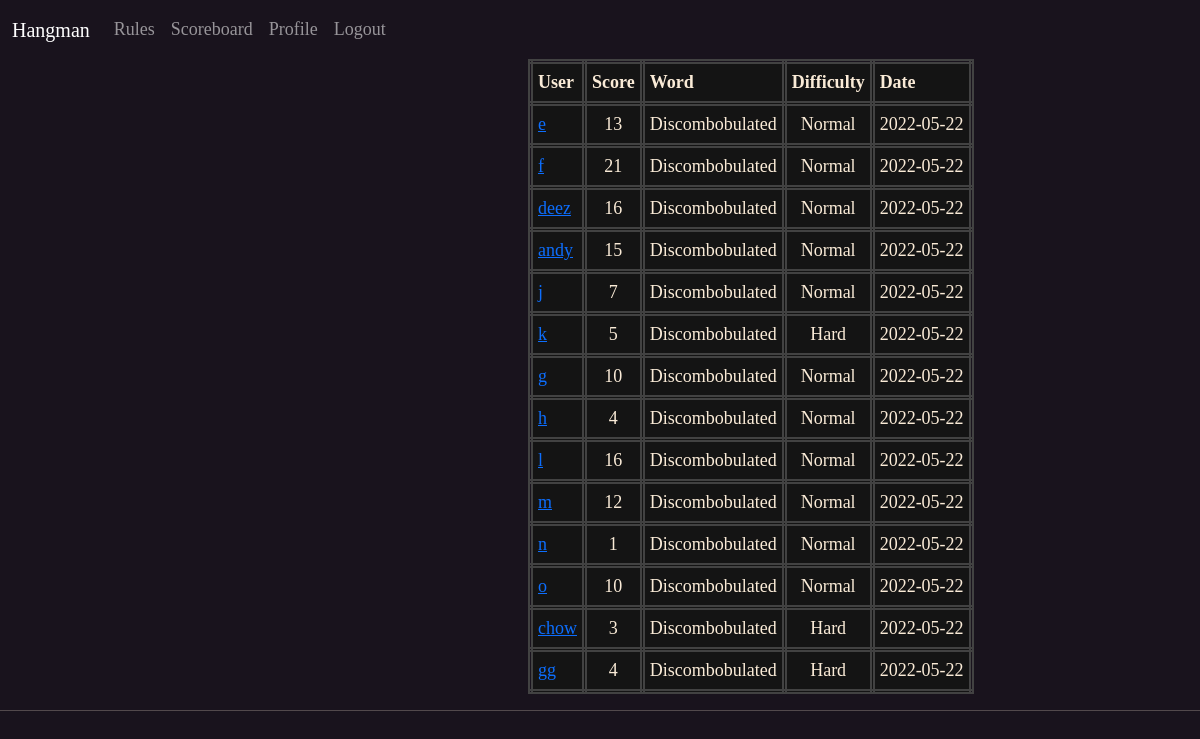
Page /scoreboard (signed in) on the committed database.
### app/models.py (models this page shows, shortened)
class Words(db.Model):
    id = db.Column(db.Integer, primary_key=True)
    word = db.Column(db.String(60), index=True, unique=True)
    definition = db.Column(db.String(60), index=True, unique=True)

class Scores(db.Model):
    id = db.Column(db.Integer, primary_key=True)
    number_of_guesses = db.Column(db.Integer)
    recorded = db.Column(db.Date, index=True, default=date.today())
    difficulty = db.Column(db.String(10))
    user_id = db.Column(db.Integer, db.ForeignKey('user.id'), nullable=False)
    word_id = db.Column(db.Integer, db.ForeignKey('words.id'), nullable=False)

class User(UserMixin, db.Model):
    id = db.Column(db.Integer, primary_key=True)
    email = db.Column(db.String(60), index=True, unique=True)
    username = db.Column(db.String(60), index=True, unique=True)
    password_hash = db.Column(db.String(128))
    last_seen = db.Column(db.DateTime, default=datetime.utcnow())

### app/routes.py (the view)
@app.route('/scoreboard', methods=['GET', 'POST'])
@login_required
def scoreboard():
    if len(Scores.query.filter_by(user_id=current_user.id, word_id=wordID).all()) == 0:
        return redirect(url_for('notAnswered'))
    player_scores = []
    for score in Scores.query.all():
        player_scores.append([User.query.get(score.user_id).username, score.number_of_guesses,
                              Words.query.get(
                                  score.word_id).word, score.difficulty,
                              score.recorded])
    return render_template('scoreboard.html', user_score=player_scores)

### app/models.py (called while the page is built)
@login.user_loader
def load_user(id):
    return User.query.get(int(id))

### app/routes.py (called while the page is built)
@app.before_request
def before_request():
    if current_user.is_authenticated:
        current_user.last_seen = datetime.utcnow()
        db.session.commit()

### app/templates/scoreboard.html
{% extends 'base.html'%}
{% block content %}
<table style="position: relative; left: 44%;">
    <tr>
        <th class="scores">User </th>
        <th class="scores">Score</th>
        <th class="scores">Word</th>
        <th class="scores">Difficulty</th>
        <th class="scores">Date</th>
    </tr>
    {% for item, item2, item3, item4, item5 in user_score %}
    <tr>
        <td class="scores" ><a href="/user/{{ item }}">{{ item }}</a></td>
        <td class="scores" style="text-align: center;">{{ item2 }}</td>
        <td class="scores" style="text-align: center;">{{ item3 }}</td>
        <td class="scores" style="text-align: center;">{{ item4 }}</td>
        <td class="scores" style="text-align: center;">{{ item5 }}</td>
    </tr>
    {% endfor %}
</table>
{% endblock %}

### app/static/Hangman.css (style rules this page uses)
body { background-color: rgb(25, 19, 29); color: antiquewhite; font-family: cursive, Garamond, serif; font-size: large; }
.scores { border: 5px double rgb(66, 66, 66); background-color: rgb(20, 20, 20); padding: 5px; }

### rows in the picture
Words: user_score "Discombobulated" "Discombobulated" "Discombobulated" "Discombobulated" "Discombobulated" "Discombobulated" "Discombobulated" "Discombobulated" "Discombobulated" "Discombobulated" "Discombobulated" "Discombobulated" "Discombobulated" "Discombobulated"
Scores: user_score "Normal", user_score "2022-05-22"
Scores: user_score "Normal", user_score "2022-05-22"
User: user_score "deez"
Scores: user_score "Normal", user_score "2022-05-22"
User: user_score "andy"
Scores: user_score "Normal", user_score "2022-05-22"
Scores: user_score "Normal", user_score "2022-05-22"
Scores: user_score "Hard", user_score "2022-05-22"
Scores: user_score "Normal", user_score "2022-05-22"
Scores: user_score "Normal", user_score "2022-05-22"
Scores: user_score "Normal", user_score "2022-05-22"
Scores: user_score "Normal", user_score "2022-05-22"
Scores: user_score "Normal", user_score "2022-05-22"
Scores: user_score "Normal", user_score "2022-05-22"
User: user_score "chow"
Scores: user_score "Hard", user_score "2022-05-22"
User: user_score "gg"
Scores: user_score "Hard", user_score "2022-05-22"

### other values in the picture
{{ item }} "e" "f" "j" "k" "g" "h" "l" "m" "n" "o"
{{ item2 }} "13" "21" "16" "15" "7" "5" "10" "4" "16" "12" "1" "10" "3" "4"
